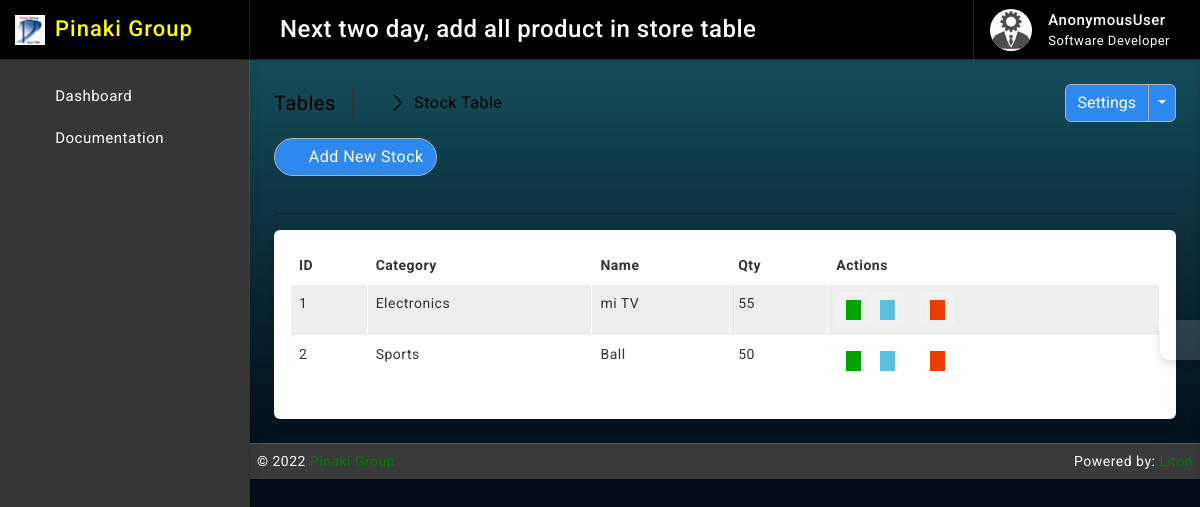
The page /stock/ on the database as committed earlier.
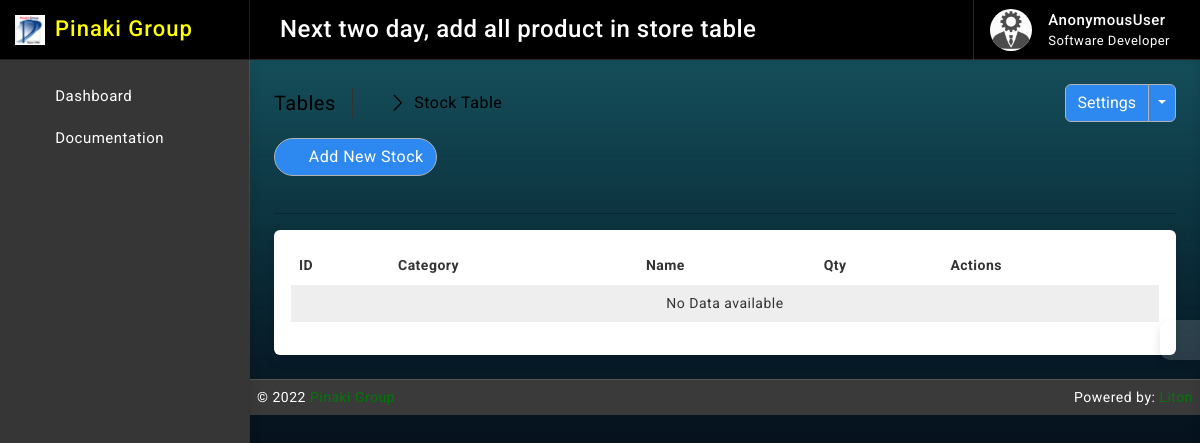
The same page on the database as committed later.
### stock/models.py (models this page shows, shortened)
class Stock(models.Model):
    id = models.AutoField(primary_key=True)
    category = models.ForeignKey(Category, on_delete=models.CASCADE, blank=False)
    name = models.CharField(max_length=30, unique=True)
    quantity = models.IntegerField(default=1)
    is_deleted = models.BooleanField(default=False)

### category/models.py (models this page shows)
class Category(models.Model):
    name = models.CharField(max_length=64, null=True, unique=True, blank=True)
    created_at = models.DateTimeField(auto_now_add=True, auto_now=False)
    updated_at = models.DateTimeField(auto_now_add=False, auto_now=True)
    def __str__(self):
        return self.name

### stock/views.py (the view)
# urls.py: path('', views.StockListView.as_view(), name='stock_read'),
class StockListView(ListView):
    model = Stock
    template_name = 'stock/read.html'
    context_object_name = 'stocks'
    paginate_by = 10

### templates/stock/read.html (shortened to what this page needs)
{% extends 'base/base.html' %}
{% block body %}
{% load static %}
		<div class="page-wrapper">
			<div class="page-content">
				<div class="page-breadcrumb d-none d-sm-flex align-items-center mb-3">
					<div class="breadcrumb-title pe-3">Tables</div>
					<div class="ps-3">
						<nav aria-label="breadcrumb">
							<ol class="breadcrumb mb-0 p-0">
								<li class="breadcrumb-item"><a href="#"><i class="bx bx-home-alt"></i></a>
								</li>
								<li class="breadcrumb-item active" aria-current="page">Stock Table</li>
							</ol>
						</nav>
					</div>
					<div class="ms-auto">
						<div class="btn-group">
							<button type="button" class="btn btn-light">Settings</button>
							<button type="button" class="btn btn-light dropdown-toggle dropdown-toggle-split" data-bs-toggle="dropdown">	<span class="visually-hidden">Toggle Dropdown</span>
							</button>
						</div>
					</div>
				</div>
                <div class="ms-auto"><a href="/stock/new/" class="btn btn-light radius-30 mt-2 mt-lg-0"><i class="bx bxs-plus-square"></i>Add New Stock</a></div><br>
				<hr/>
				<div class="card">
					<div class="card-body">
						<div class="table-responsive">
							<table id="example2" class="table table-striped table-bordered">
								<thead>
									<tr>
										<th>ID</th>
										<th>Category</th>
										<th>Name</th>
                                        <th>Qty</th>
										<th>Actions</th>
									</tr>
								</thead>
								<tbody>
									{% for data in stocks %}
									<tr>
									   <td>{{ data.id }}</td>
									   <td>{{ data.category }}</td>
									   <td>{{ data.name }}</td>
                                       <td>{{ data.quantity }}</td>
									   <td class="center">
										<div class="d-flex order-actions">
											<a class="" href="#">
												<i class="fadeIn animated bx bx-show-alt"></i>
											</a>
											<a class="" href="{% url 'stock_update' data.id %}">
												<i class='bx bxs-edit'></i>
											</a>
											<a class="ms-3" href="{% url 'stock_delete' data.id %}" onclick="return confirm('Are you sure?');">
												<i class='bx bxs-trash'></i>
											</a>
										</div>
									   </td>
									</tr>
								 {% endfor %}
								 {% if not stocks %}
								 <tr>
									 <td colspan="10" class="text-center">No Data available</td>
								 </tr>
								 {% endif %}
								</tbody>
							</table>
						</div>
					</div>
				</div>
			</div>
		</div>
{% endblock body %}

Rows that differ between the two databases and show on the page:
removed Stock: id "1", category "Electronics", name "mi TV", quantity "55"
removed Stock: id "2", category "Sports", name "Ball", quantity "50"
Other text that changed with them:
text now shown: "No Data available"
